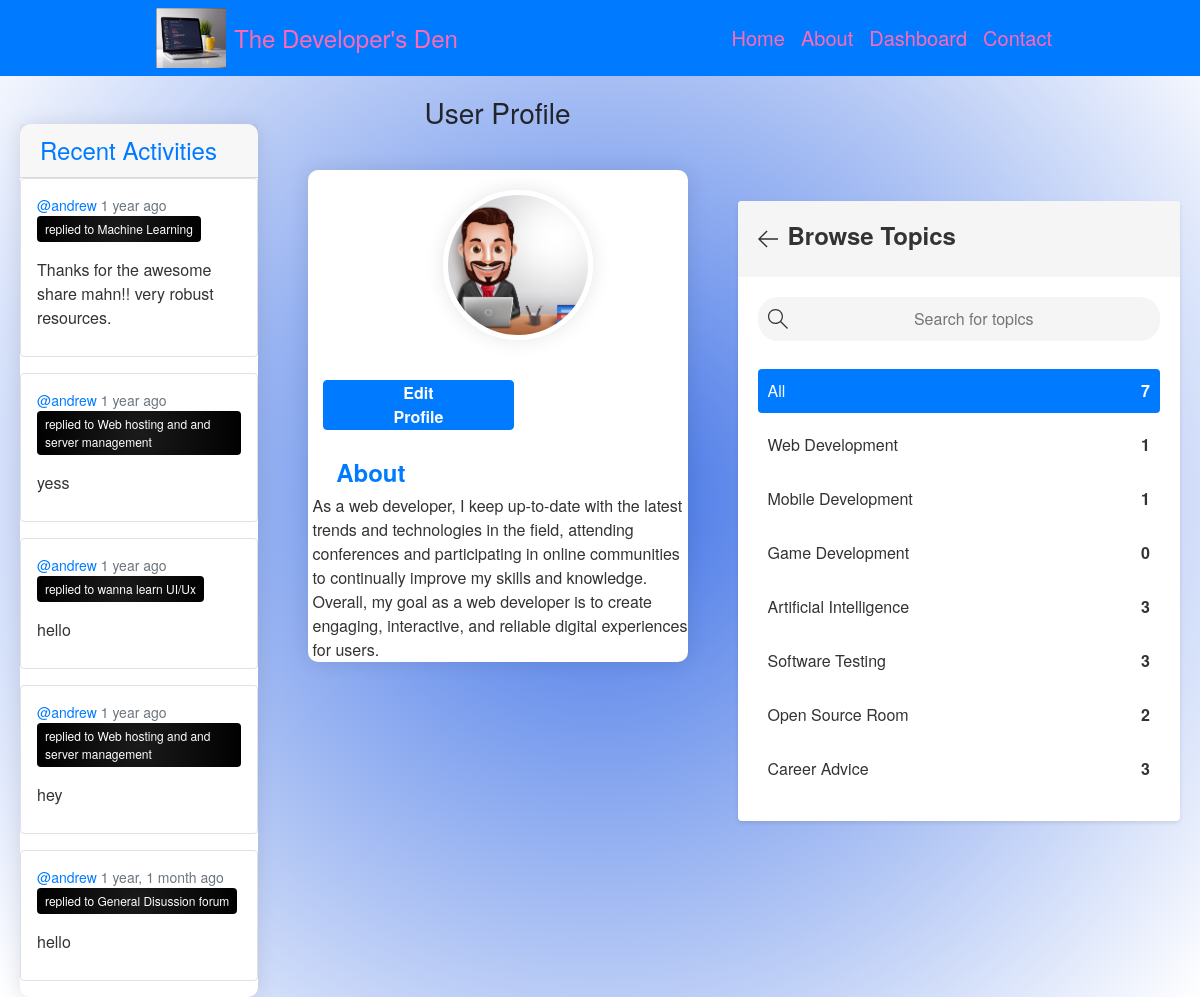
Page /profile/1/ (signed in) on the earlier database version.
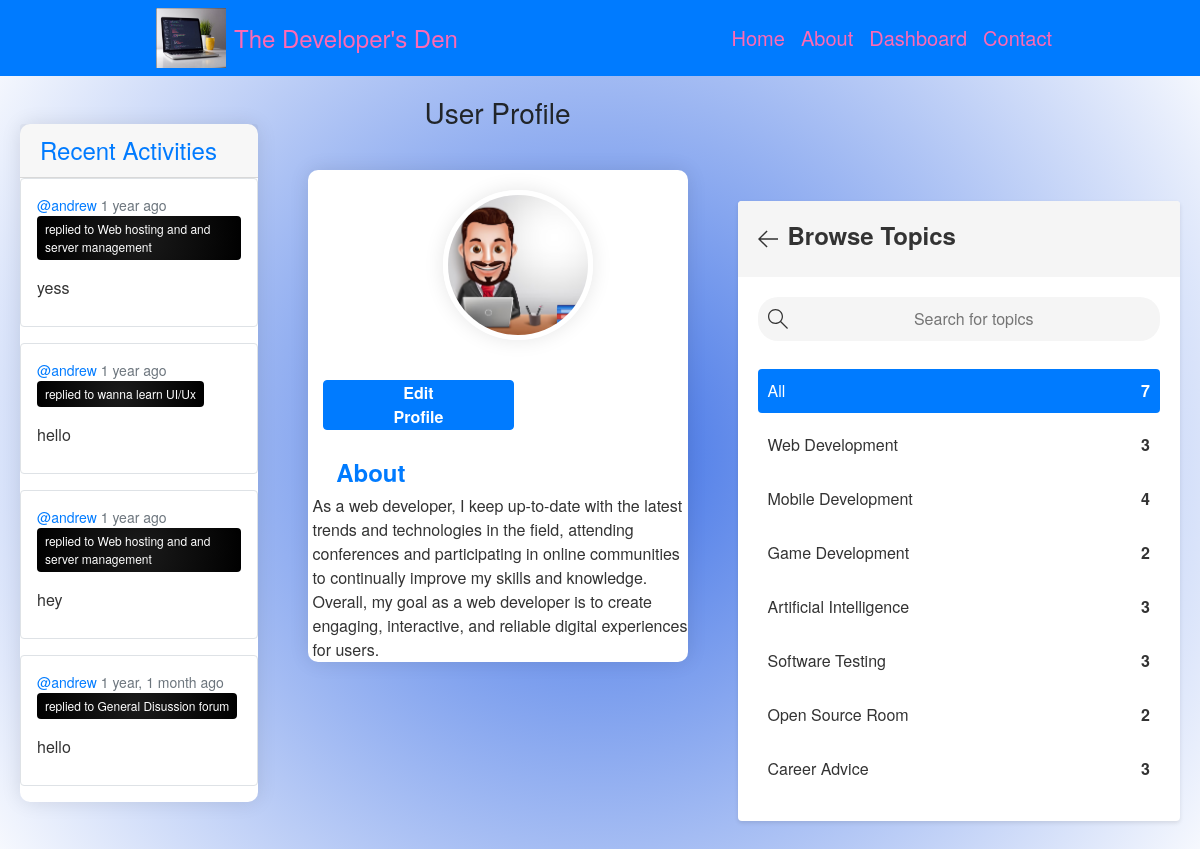
Same page on the later database version.
### base/models.py (models this page shows, shortened)
class Message(models.Model):
    user = models.ForeignKey(User, on_delete=models.CASCADE)
    room = models.ForeignKey(Room, on_delete=models.CASCADE)
    body = models.TextField()
    updated = models.DateTimeField(auto_now=True)
    created = models.DateTimeField(auto_now_add=True)
    class Meta:
        ordering = ['-updated', '-created']

class Room(models.Model):
    host = models.ForeignKey(User, on_delete=models.SET_NULL, null=True)
    topic = models.ForeignKey(Topic, on_delete=models.SET_NULL, null=True)
    name = models.CharField(max_length=200)
    description = models.TextField()
    participants = models.ManyToManyField(User, related_name='participants', blank=True)
    created = models.DateTimeField(auto_now_add=True)
    updated = models.DateTimeField(auto_now=True)
    class Meta:
        ordering = ['-updated', '-created']
    def __str__(self):
        return self.name

class Topic(models.Model):
    name = models.CharField(max_length=150)

### base/views.py (the view)
# urls.py: path('profile/<int:pk>/', views.userProfile, name="profile"),
@login_required(login_url='login')
def userProfile(request, pk):
    user = User.objects.get(id=pk)
    rooms = user.room_set.all()
    room_messages = user.message_set.all()
    topics = Topic.objects.all
    context = {'user':user, 'rooms':rooms, 'room_messages':room_messages, 'topics':topics}
    return render(request,'profile.html',context)

### Templates/profile.html (shortened to what this page needs)
<html>
{% load static %}
{% load bootstrap4 %}
<link rel="stylesheet" href="{% static 'css/bootstrap.min.css' %}">
<link rel="stylesheet" type="text/css" href="{% static 'css/styles.css' %}">
{% bootstrap_css %}
{% block content %}
<div class="row">
    <div class="col">
      <header>
        <nav class="navbar navbar-expand-lg navbar-dark bg-primary">
          <div class="container">
            <a class="navbar-brand" href="#">
              <a href="{% url 'home' %}"><img src="{% static 'images/logo1.png' %}" width="70" height="60" alt="Logo"></a>
              <span class="ml-2">The Developer's Den</span>
            </a>
            <div class="collapse navbar-collapse justify-content-end" id="navbarNav">
              <ul class="navbar-nav">
                <li class="nav-item">
                  <a class="nav-link" style="color: #FF69B4;" href="{% url 'home' %}">Home</a>
                </li>
                <li class="nav-item">
                  <a class="nav-link" style="color: #FF69B4;" href="{% url 'about' %}">About</a>
                </li>
                <li class="nav-item">
                  <a class="nav-link" style="color: #FF69B4;"  href="{% url 'dashboard' %}">Dashboard</a>
                </li>
                <li class="nav-item">
                  <a class="nav-link" style="color: #FF69B4;" href="{% url 'contact' %}">Contact</a>
                </li>
              </ul>
            </div>
          </div>
        </nav>
      </header>
    </div>
</div>
<div class="row">
    <div class="col-md-3">
      {% include 'activities.html' %}
    </div>
    <div class="col-md-4">
        <div class="text-center">
          <h3>User Profile</h3>
        </div>
        <div class="card mb-3">
          <div class="card-body">
            <div class="text-center">
              <a class="img"><img class="img-fluid rounded-circle" src="{% static 'images/profile.avif'%} "></a>
            </div>
            <div class="col-md-4">
                <div class="text-center">
                  <a href="{% url 'update-profile' %}" class="btn btn-primary mb-2 edit">Edit Profile</a>
                  <h4 class="text-primary">About</h4>
                </div>
            </div>
            <p class="card-text">As a web developer, I keep up-to-date with the latest trends and technologies in the field, attending conferences and participating in online communities to continually improve my skills and knowledge. Overall, my goal as a web developer is to create engaging, interactive, and reliable digital experiences for users.</p>
          </div>
        </div>
      </div>
    <div class="col-md-5" style="margin-top: 35px;">
        {% include 'topics.html' %}
    </div>
</div>
    {% endblock content %}
</html>

### Templates/activities.html (shortened to what this page needs)
<div class="container mt-5">
  <div class="card">
    <div class="card-header">
      <a href="{% url 'activity' %}">
        <h3 class="mb-0">Recent Activities</h3>
      </a>
    </div>
    <div class="card-body">
      {% for message in room_messages %}
      <div class="border rounded p-3 mb-3">
        <div class="d-flex justify-content-between align-items-center">
          <div>
            <small class="text-muted">
              <a href="{% url 'profile' message.user.id %}" class="text-decoration-none">@{{message.user}}</a> {{message.created|timesince}} ago
            </small>
            <small class="small-tag">replied to {{message.room}}</small>
          </div>
        </div>
        <p class="mt-3">{{message.body}}</p>
      </div>
      {% endfor %}
    </div>
  </div>
</div>

### Templates/topics.html (shortened to what this page needs)
    <main class="create-room layout">
      <div class="container">
        <div class="layout__box">
          <div class="layout__boxHeader">
            <div class="layout__boxTitle">
              <a href="{% url 'home' %}">
                <svg version="1.1" xmlns="http://www.w3.org/2000/svg" width="32" height="32" viewBox="0 0 32 32">
                  <title>arrow-left</title>
                  <path d="M13.723 2.286l-13.723 13.714 13.719 13.714 1.616-1.611-10.96-10.96h27.625v-2.286h-27.625l10.965-10.965-1.616-1.607z"></path>
                </svg>
              </a>
              <h3>Browse Topics</h3>
            </div>
          </div>
          <div class="topics-page layout__body">
            <form action="" method="GET" class="header__search">
              <label>
                <input name="q" type="text" placeholder="Search for topics" />
              </label>
            </form>
            <ul class="topics__list">
              <li>
                <a href="{% url 'topics' %}" class="active">All <span>{{topics.count}}</span></a>
              </li>
              {% for topic in topics %}
              <li>
                <a href="{% url 'home' %}?q={{topic.name}}">{{topic.name}}<span>{{topic.room_set.all.count}}</span></a>
              </li>
              {% endfor %}
            </ul>
          </div>
        </div>
      </div>
    </main>

Differences in the rows shown:
removed Message: user "andrew", created "1 year", room "Machine Learning", body "Thanks for the awesome share mahn!! very robust resources."
computed for Topic "Web Development": room_set.all.count "1" → "3"
computed for Topic "Mobile Development": room_set.all.count "1" → "4"
computed for Topic "Game Development": room_set.all.count "0" → "2"
